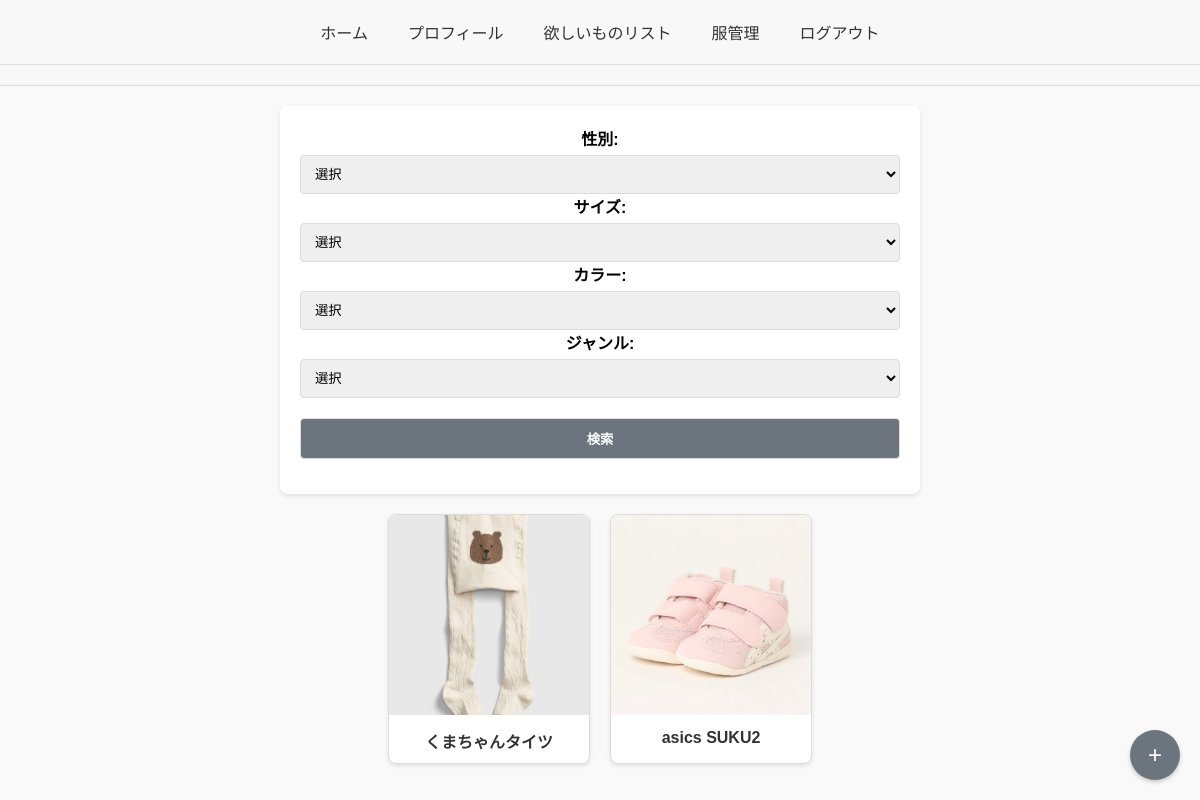
/clothes, run on the app's committed database.
### app/models.py (models this page shows, shortened)
class Clothes(models.Model):
    GENDER_CHOICES = [
        ('Male', '男性'),
        ('Female', '女性'),
        ('Other', 'その他'),
    ]
    SIZE_CHOICES = [
        ('50~60', '50~60'),
        ('70', '70'),
        ('80', '80'),
        ('90', '90'),
        ('100', '100'),
        ('110', '110'),
        ('120', '120'),
        ('130', '130'),
        ('140', '140'),
    ]
    GENRE_CHOICES = [
        ('tops', 'トップス'),
        ('skirts', 'スカート'),
        ('outer', 'アウター'),
        ('onepiece', 'ワンピース'),
        ('pants', 'パンツ'),
        ('hat', '帽子'),
        ('maternity', 'マタニティ'),
        ('baby', 'ベビー'),
        ('other', 'その他'),
    ]
    COLOR_CHOICES = [
        ('white', '白'),
        ('black', '黒'),
        ('gray', 'グレー'),
        ('brown', '茶'),
        ('beige', 'ベージュ'),
        ('green', '緑'),
        ('blue', '青'),
        ('purple', '紫'),
        ('yellow', '黄'),
        ('pink', 'ピンク'),
        ('red', '赤'),
        ('orange', 'オレンジ'),
        ('other', 'その他'),
    ]
    title = models.CharField(max_length=50)
    size = models.CharField(max_length=10, choices=SIZE_CHOICES)
    genre = models.CharField(max_length=20, choices=GENRE_CHOICES)
    gender = models.CharField(max_length=10, choices=GENDER_CHOICES, default='Unisex')
    color = models.CharField(max_length=10, choices=COLOR_CHOICES)
    price = models.DecimalField(max_digits=10, decimal_places=2, null=True, blank=True)
    memo = models.TextField(null=True, blank=True)
    image = models.ImageField(upload_to='clothes_images/', null=True, blank=True)
    created_at = models.DateTimeField(auto_now_add=True)

### app/views.py (the view)
# urls.py: path('clothes',ClothesView.as_view(), name='clothes'),
class ClothesView(View):
    def get(self, request):
        clothes = Clothes.objects.all()
        return render(request, "clothes.html", {"clothes": clothes})

### app/templates/clothes.html (shortened to what this page needs)
{% extends 'base.html' %}
{% load static %}
{% block content %}
<head>
</head>
<body>
    <header>
    </header>
    <div class="container">
        <form method="get" action="{% url 'search-results' %}">
                <label for="gender">性別:</label>
                <select id="gender" name="gender">
                    <option value="">選択</option>
                </select>
                <label for="size">サイズ:</label>
                <select id="size" name="size">
                    <option value="">選択</option>
                </select>
                <label for="color">カラー:</label>
                <select id="color" name="color">
                    <option value="">選択</option>
                </select>
                <label for="genre">ジャンル:</label>
                <select id="genre" name="genre">
                    <option value="">選択</option>
                </select>
            <div style="margin-top: 20px;">
                <button type="submit">検索</button>
            </div>
        </form>
        <div class="card-grid">
            {% for item in clothes %}
            <div class="card">
                <a href="{% url 'clothes_detail' item.id %}">
                    {% if item.image %}
                        <img src="{{ item.image.url }}" alt="{{ item.title }}">
                    {% else %}
                        <img src="https://via.placeholder.com/200?text=No+Image" alt="画像なし">
                    {% endif %}
                    <div class="card-title">{{ item.title }}</div>
                </a>
            </div>
            {% endfor %}
        </div>
    </div>
    <div class="add-button" onclick="window.location.href='{% url 'clothes_create' %}'">+</div>
</body>
</html>
{% endblock %}

### app/static/css/style.css (style rules this page uses)
body { font-family: Arial, sans-serif; margin: 0; padding: 0; text-align: center; box-sizing: border-box; }
header { background-color: #f8f8f8; padding: 10px 20px; border-bottom: 1px solid #ddd; text-align: center; }

### app/templates/clothes.html (style rules this page uses)
body { font-family: Arial, sans-serif; margin: 0; padding: 0; box-sizing: border-box; background-color: #f9f9f9; }
.container { max-width: 800px; margin: 20px auto; padding: 0 15px; }
form { max-width: 600px; margin: 0 auto; background-color: #fff; padding: 20px; margin-bottom: 20px; border-radius: 8px; box-shadow: 0 2px 4px rgba(0, 0, 0, 0.1); }
form div { margin-bottom: 15px; }
label { display: block; font-weight: bold; margin-bottom: 5px; }
select, button { width: 100%; padding: 10px; border: 1px solid #ddd; border-radius: 4px; box-sizing: border-box; }
button { background-color: #6c757d; color: white; cursor: pointer; font-weight: bold; }
.card-grid { display: flex; flex-wrap: wrap; gap: 20px; justify-content: center; }
.card { background-color: white; border: 1px solid #ddd; border-radius: 8px; width: 200px; text-align: center; box-shadow: 0 2px 4px rgba(0, 0, 0, 0.1); transition: transform 0.2s ease-in-out; }
.card img { width: 100%; height: 200px; object-fit: cover; border-radius: 8px 8px 0 0; }
.card-title { font-size: 16px; font-weight: bold; margin: 10px 0; color: #333; }
.add-button { position: fixed; bottom: 20px; right: 20px; background-color: #6c757d; color: white; width: 50px; height: 50px; border-radius: 50%; display: flex; align-items: center; justify-content: center; font-size: 24px; cursor: pointer; box-shadow: 0 2px 4px rgba(0, 0, 0, 0.2); transition: background-color 0.2s ease-in-out; }
.card a { text-decoration: none; color: inherit; }

### data on the page
Clothes: image (picture), title "くまちゃんタイツ"
Clothes: image (picture), title "asics SUKU2"
